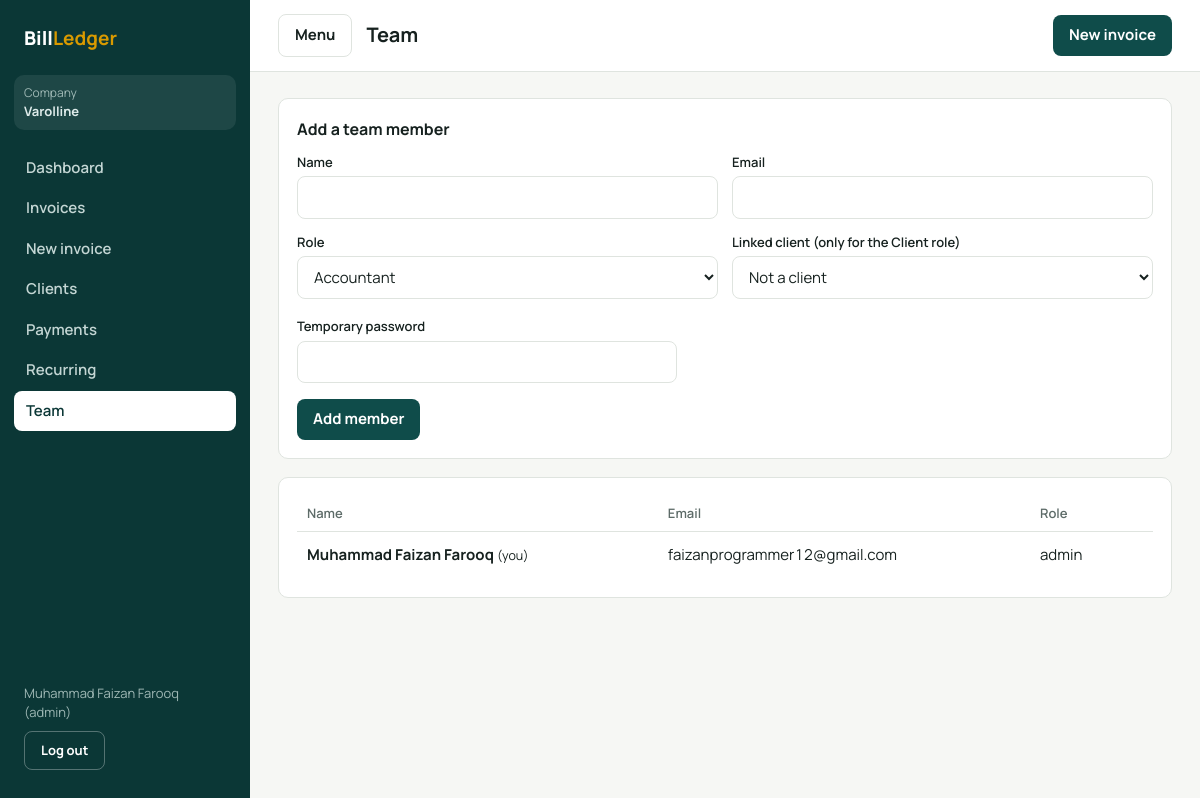
Screenshot of /team (signed in) with the database file from the repository.
### app/models.py (models this page shows, shortened)
class Tenant(db.Model):
    __tablename__ = "tenants"
    id = db.Column(db.Integer, primary_key=True)
    name = db.Column(db.String(120), nullable=False)
    email = db.Column(db.String(120))
    address = db.Column(db.String(255))
    currency = db.Column(db.String(8), default="PKR")
    default_tax_rate = db.Column(db.Numeric(5, 2), default=0)
    created_at = db.Column(db.DateTime, default=datetime.utcnow)
    users = db.relationship("User", backref="tenant", lazy=True)
    clients = db.relationship("Client", backref="tenant", lazy=True)
    invoices = db.relationship("Invoice", backref="tenant", lazy=True)

class User(UserMixin, db.Model):
    __tablename__ = "users"
    id = db.Column(db.Integer, primary_key=True)
    tenant_id = db.Column(db.Integer, db.ForeignKey("tenants.id"), nullable=False, index=True)
    name = db.Column(db.String(120), nullable=False)
    email = db.Column(db.String(120), unique=True, nullable=False, index=True)
    password_hash = db.Column(db.String(255), nullable=False)
    role = db.Column(db.String(20), nullable=False, default="accountant")  # admin / accountant / client
    client_id = db.Column(db.Integer, db.ForeignKey("clients.id"))  # sirf client role ke liye
    created_at = db.Column(db.DateTime, default=datetime.utcnow)

### app/main/routes.py (the view, shortened to what this page needs)
@bp.route("/team", methods=["GET", "POST"])
@roles_required("admin")
def team():
    form = TeamForm()
    form.client_id.choices = [(0, "Not a client")] + [
        (c.id, c.name) for c in Client.query.filter_by(tenant_id=current_user.tenant_id).order_by(Client.name)]
    members = User.query.filter_by(tenant_id=current_user.tenant_id).order_by(User.created_at).all()
    names = {c.id: c.name for c in Client.query.filter_by(tenant_id=current_user.tenant_id)}
    return render_template("team.html", form=form, members=members, names=names, active="team")

### app/main/forms.py
class TeamForm(FlaskForm):
    name = StringField("Name", validators=[DataRequired(), Length(max=120)])
    email = StringField("Email", validators=[DataRequired(), Email(), Length(max=120)])
    role = SelectField("Role", choices=[("accountant", "Accountant"), ("admin", "Admin"), ("client", "Client")])
    client_id = SelectField("Linked client (only for the Client role)", coerce=int)
    password = PasswordField("Temporary password", validators=[DataRequired(), Length(min=8, message="Use at least 8 characters.")])

### app/utils.py (called while the page is built)
def roles_required(*roles):
    def deco(f):
        @wraps(f)
        @login_required
        def wrapper(*args, **kwargs):
            if current_user.role not in roles:
                abort(403)
            return f(*args, **kwargs)
        return wrapper
    return deco

### app/templates/team.html (shortened to what this page needs)
{% extends "base.html" %}{% from "_field.html" import field %}
{% block heading %}Team{% endblock %}
{% block content %}
<form method="post" class="card" style="margin-bottom:18px" novalidate>
  <h2>Add a team member</h2>
  <div class="form2">{{ field(form.name) }}{{ field(form.email) }}{{ field(form.role) }}{{ field(form.client_id) }}</div>
  <div style="max-width:380px;margin-bottom:16px">{{ field(form.password, autocomplete="new-password") }}</div>
  <button class="btn">Add member</button>
</form>
<div class="card"><table class="tbl"><thead><tr><th>Name</th><th>Email</th><th>Role</th><th></th></tr></thead><tbody>
{% for m in members %}
<tr><td><b>{{ m.name }}</b>{% if m.id == current_user.id %} <small>(you)</small>{% endif %}</td><td>{{ m.email }}</td>
<td>
  {% if m.role == 'client' %}client ({{ names.get(m.client_id, 'unlinked') }})
  {% elif m.id == current_user.id %}{{ m.role }}
  {% endif %}
</td>
<td class="r"></td></tr>
{% endfor %}
</tbody></table></div>
{% endblock %}

### app/templates/base.html (shortened to what this page needs)
<!doctype html><html lang="en"><head><link rel="stylesheet" href="{{ url_for('static', filename='css/style.css') }}"></head>
<body><div class="shell">
<aside class="side" id="side">
  <a class="logo" href="{{ url_for('main.home') }}" style="display:block">Bill<b>Ledger</b></a>
  <div class="tenant"><span style="color:#9fb8b5;font-size:12px">Company</span><br><b>{{ current_user.tenant.name }}</b></div>
  <nav class="nav">
    {% if current_user.role == 'client' %}
    <a href="{{ url_for('main.portal') }}" class="{{ 'on' if active == 'portal' }}">My invoices</a>
    {% else %}
    <a href="{{ url_for('main.dashboard') }}" class="{{ 'on' if active == 'dashboard' }}">Dashboard</a>
    <a href="{{ url_for('main.invoices') }}" class="{{ 'on' if active == 'invoices' }}">Invoices</a>
    <a href="{{ url_for('main.invoice_new') }}" class="{{ 'on' if active == 'new' }}">New invoice</a>
    <a href="{{ url_for('main.clients') }}" class="{{ 'on' if active == 'clients' }}">Clients</a>
    <a href="{{ url_for('main.payments') }}" class="{{ 'on' if active == 'payments' }}">Payments</a>
    <a href="{{ url_for('main.recurring') }}" class="{{ 'on' if active == 'recurring' }}">Recurring</a>
    {% if current_user.role == 'admin' %}<a href="{{ url_for('main.team') }}" class="{{ 'on' if active == 'team' }}">Team</a>{% endif %}
    {% endif %}
  </nav>
  <div class="me">{{ current_user.name }} ({{ current_user.role }})
    <form method="post" action="{{ url_for('auth.logout') }}"><input type="hidden" name="csrf_token" value="{{ csrf_token() }}"><button class="btn ghost" style="margin-top:8px;color:#fff;border-color:rgba(255,255,255,.3)">Log out</button></form>
  </div>
</aside>
<div class="main"><header class="top"><button class="btn ghost menu" onclick="document.getElementById('side').classList.toggle('open')">Menu</button><h1>{% block heading %}{% endblock %}</h1>{% if current_user.role != 'client' %}<a class="btn" href="{{ url_for('main.invoice_new') }}">New invoice</a>{% endif %}</header>
<div class="wrap">{% include "_flash.html" %}{% block content %}{% endblock %}</div></div></div>
{% block scripts %}{% endblock %}</body></html>

### app/Static/css/style.css (style rules this page uses)
:root { --ink:#16211f;--mut:#5d6b68;--paper:#f6f7f4;--card:#fff;--line:#dfe4df;--brand:#0f4c4a;--brand2:#0b3736;--amber:#d99a00;--ok:#1b7f4b;--bad:#b3322e;--r:10px }
* { box-sizing:border-box;margin:0 }
body { font-family:Manrope,system-ui,sans-serif;background:var(--paper);color:var(--ink);font-size:15px;line-height:1.5;font-variant-numeric:tabular-nums }
a { color:inherit;text-decoration:none }
.shell { display:grid;grid-template-columns:250px 1fr;min-height:100vh }
.side { background:var(--brand2);color:#dfeceb;padding:20px 14px;position:sticky;top:0;height:100vh;display:flex;flex-direction:column;gap:6px }
.logo { font-weight:800;font-size:19px;padding:4px 10px 16px;color:#fff }
.logo b { color:var(--amber) }
.tenant { background:rgba(255,255,255,.08);border-radius:var(--r);padding:8px 10px;margin-bottom:12px;font-size:13px }
.nav a { display:block;padding:9px 12px;border-radius:8px;color:#c4d6d4;font-weight:600 }
.nav a.on { background:#fff;color:var(--brand2) }
.side .me { margin-top:auto;font-size:13px;padding:10px;color:#9fb8b5 }
.main { min-width:0 }
.top { display:flex;align-items:center;gap:14px;padding:14px 28px;border-bottom:1px solid var(--line);background:var(--card) }
.top h1 { font-size:20px;flex:1 }
.menu { display:none }
.wrap { padding:26px 28px;max-width:1180px }
.card { background:var(--card);border:1px solid var(--line);border-radius:var(--r);padding:18px }
.card h2 { font-size:16px;margin-bottom:12px }
.tbl { width:100%;border-collapse:collapse }
.tbl th { text-align:left;color:var(--mut);font-size:13px;font-weight:600;padding:8px 10px;border-bottom:1px solid var(--line) }
.tbl td { padding:12px 10px;border-bottom:1px solid var(--line) }
.tbl tr:last-child td { border:0 }
.r { text-align:right!important }
.btn { display:inline-block;background:var(--brand);color:#fff;border:0;border-radius:8px;padding:9px 16px;font:inherit;font-weight:700;cursor:pointer }
.btn.ghost { background:none;color:var(--ink);border:1px solid var(--line) }
input,select,textarea { font:inherit;color:var(--ink);background:var(--card);border:1px solid var(--line);border-radius:8px;padding:9px 12px;width:100% }
label { font-weight:600;font-size:13px;display:block;margin-bottom:4px }
.form2 { display:grid;grid-template-columns:1fr 1fr;gap:14px;margin-bottom:18px }
.side form { margin:0 }

### rows the page displays
Tenant: tenant.name "Varolline"
User: name "Muhammad Faizan Farooq", role "admin", shows "(you)", email "faizanprogrammer12@gmail.com"

### other values shown
{{ f.label }} "Name Email Role Linked client (only for the Client role) Temporary password"
